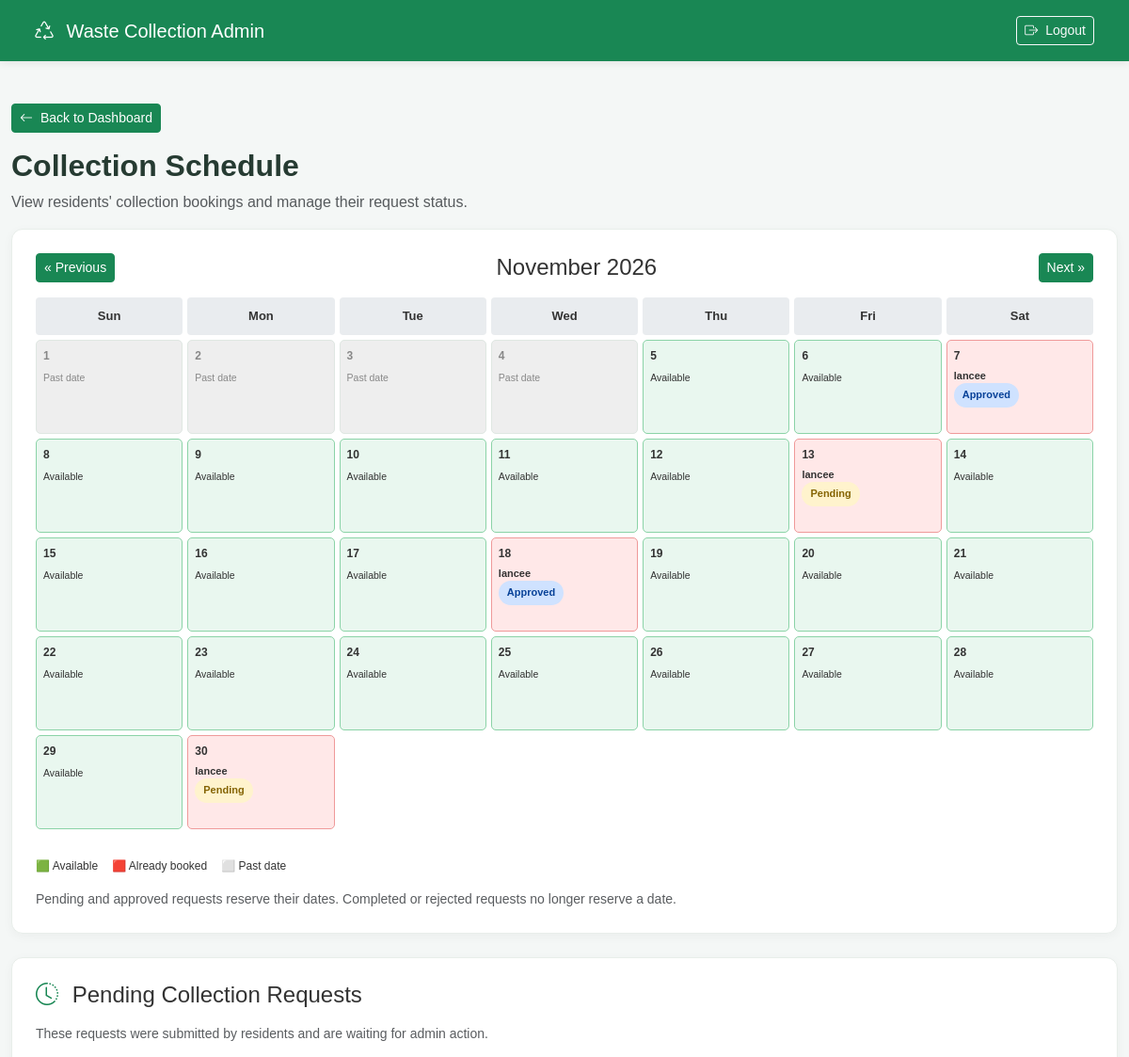
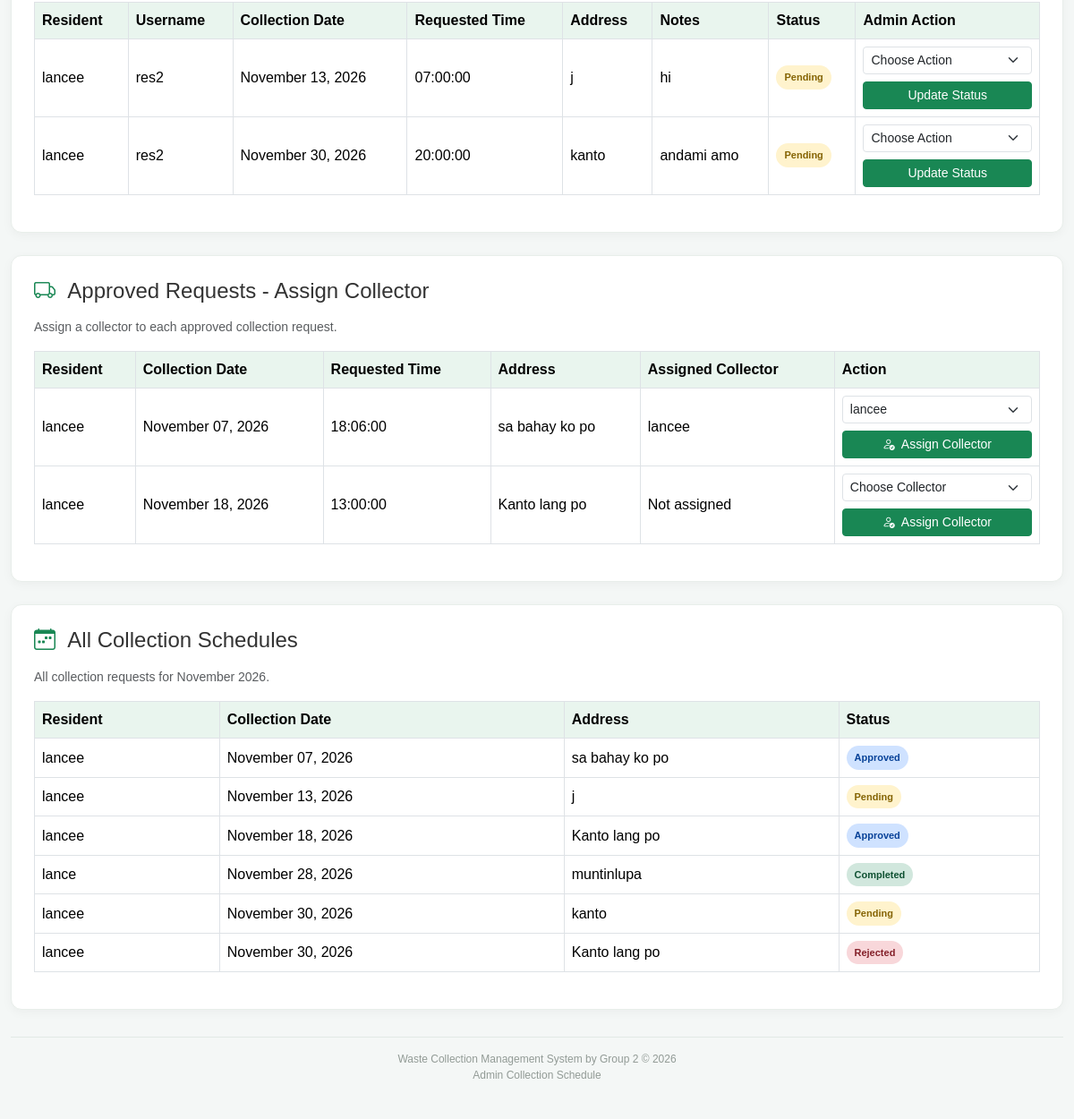
Screenshot of /system-main/wastesystem/admin/pickup_schedule.php (signed in) with the database file from the repository (2 pictures, top to bottom).
### tables this page shows
CREATE TABLE `collection_schedules` (
  `id` int(11) NOT NULL,
  `user_id` int(11) NOT NULL,
  `collector_id` int(11) DEFAULT NULL,
  `notes` text NOT NULL,
  `collection_date` date NOT NULL,
  `requested_time` time NOT NULL,
  `collection_address` varchar(255) NOT NULL,
  `status` enum('Rejected','Approved','Completed','Pending') NOT NULL DEFAULT 'Pending',
  `created_at` timestamp NOT NULL DEFAULT current_timestamp()
);

CREATE TABLE `users` (
  `id` int(11) NOT NULL,
  `fullname` varchar(255) NOT NULL,
  `users` varchar(255) NOT NULL,
  `password` varchar(255) NOT NULL,
  `role` varchar(11) NOT NULL
);

### system-main/wastesystem/admin/pickup_schedule.php (the view, shortened to what the rows shown need)
<?php
include "../config/database.php";
$month = isset($_GET["month"]) ? $_GET["month"] : date("Y-m");
$month_start = $month . "-01";
$month_end = date("Y-m-t", strtotime($month_start));
$days_in_month = (int) date("t", strtotime($month_start));
$schedules = [];
$stmt = $conn->prepare("
   SELECT
    cs.id,
    cs.user_id,
    cs.collection_date,
    cs.requested_time,
    cs.collection_address,
    cs.notes,
    cs.status,
    cs.created_at,
    u.fullname,
    u.users
    FROM collection_schedules cs
    LEFT JOIN users u ON cs.user_id = u.id
    WHERE cs.collection_date BETWEEN ? AND ?
    ORDER BY cs.collection_date ASC, cs.id DESC
");
$stmt->bind_param("ss", $month_start, $month_end);
$stmt->execute();
$result = $stmt->get_result();
while ($row = $result->fetch_assoc()) {
    $schedules[] = $row;
}
$booked_dates = [];
foreach ($schedules as $schedule) {
    if (
        $schedule["status"] === "Pending" ||
        $schedule["status"] === "Approved"
    ) {
        $date = $schedule["collection_date"];
        if (!isset($booked_dates[$date])) {
            $booked_dates[$date] = [];
        }
        $booked_dates[$date][] = $schedule;
    }
}
$pending_result = $conn->query("
   SELECT
    cs.id,
    cs.collection_date,
    cs.requested_time,
    cs.collection_address,
    cs.notes,
    cs.status,
    cs.created_at,
    u.fullname,
    u.users
    FROM collection_schedules cs
    LEFT JOIN users u ON cs.user_id = u.id
    WHERE cs.status = 'Pending'
    ORDER BY cs.collection_date ASC
");
$pending_schedules = [];
while ($row = $pending_result->fetch_assoc()) {
    $pending_schedules[] = $row;
}
$collectors = [];
$collector_result = $conn->query("
    SELECT id, fullname, users
    FROM users
    WHERE role = 'collector'
    ORDER BY fullname ASC
");
$approved_result = $conn->query("
    SELECT
        cs.id,
        cs.collection_date,
        cs.requested_time,
        cs.collection_address,
        cs.notes,
        cs.collector_id,
        u.fullname,
        u.users,
        c.fullname AS collector_name
    FROM collection_schedules cs
    LEFT JOIN users u ON cs.user_id = u.id
    LEFT JOIN users c ON cs.collector_id = c.id
    WHERE cs.status = 'Approved'
    ORDER BY cs.collection_date ASC, cs.requested_time ASC
");
$approved_schedules = [];
while ($row = $approved_result->fetch_assoc()) {
    $approved_schedules[] = $row;
}
while ($row = $collector_result->fetch_assoc()) {
    $collectors[] = $row;
}
$today = date("Y-m-d");
?>
<!DOCTYPE html>
<html lang="en">
<head>
    <link href="../assets/vendor/bootstrap/css/bootstrap.min.css" rel="stylesheet">
    <link rel="stylesheet"
        href="https://cdn.jsdelivr.net/npm/bootstrap-icons@1.11.3/font/bootstrap-icons.min.css">
</head>
<body>
    <main class="container page-container">
        <h2 class="page-title">Collection Schedule</h2>
        <section class="schedule-card">
            <div class="calendar-grid">
                <?php for ($day = 1; $day <= $days_in_month; $day++): ?>
                    <?php
                    $calendar_date = $month . "-" . str_pad($day, 2, "0", STR_PAD_LEFT);
                    $is_past = $calendar_date < $today;
                    $is_booked = isset($booked_dates[$calendar_date]);
                    if ($is_past) {
                        $day_class = "past";
                    } elseif ($is_booked) {
                        $day_class = "booked";
                    } else {
                        $day_class = "available";
                    }
                    ?>
                    <div class="calendar-day <?php echo $day_class; ?>">
                        <div class="day-number">
                            <?php echo $day; ?>
                        </div>
                        <?php if ($is_booked): ?>
                            <?php foreach ($booked_dates[$calendar_date] as $booking): ?>
                                <span class="calendar-name">
                                    <strong>
                                        <?php echo htmlspecialchars($booking["fullname"] ?? "Unknown Resident"); ?>
                                    </strong>
                                    <br>
                                    <span class="status-badge status-<?php echo strtolower($booking["status"]); ?>">
                                        <?php echo htmlspecialchars($booking["status"]); ?>
                                    </span>
                                </span>
                            <?php endforeach; ?>
                        <?php elseif ($is_past): ?>
                            <small>Past date</small>
                        <?php else: ?>
                            <small>Available</small>
                        <?php endif; ?>
                    </div>
                <?php endfor; ?>
            </div>
        </section>
        <section class="schedule-card">
            <div class="table-responsive">
                <table class="table table-bordered table-hover">
                    <thead>
                        <tr>
                            <th>Resident</th>
                            <th>Username</th>
                            <th>Collection Date</th>
                            <th>Requested Time</th>
                            <th>Address</th>
                            <th>Notes</th>
                            <th>Status</th>
                            <th>Admin Action</th>
                        </tr>
                    </thead>
                    <tbody>
                        <?php if (count($pending_schedules) > 0): ?>
                            <?php foreach ($pending_schedules as $schedule): ?>
                                <tr>
                                    <td>
                                        <?php echo htmlspecialchars($schedule["fullname"] ?? "Unknown Resident"); ?>
                                    </td>
                                    <td>
                                        <?php echo htmlspecialchars($schedule["users"] ?? "N/A"); ?>
                                    </td>
                                    <td>
                                        <?php
                                        echo htmlspecialchars(
                                            date("F d, Y", strtotime($schedule["collection_date"]))
                                        );
                                        ?>
                                    </td>
                                    <td>
                                        <?= htmlspecialchars($schedule["requested_time"] ?? ""); ?>
                                    </td>
                                    <td>
                                        <?php echo htmlspecialchars($schedule["collection_address"] ?? ""); ?>
                                    </td>
                                    <td>
                                        <?php echo htmlspecialchars($schedule["notes"] ?? ""); ?>
                                    </td>
                                    <td>
                                        <span class="status-badge status-pending">
                                            Pending
                                        </span>
                                    </td>
                                    <td>
                                        <form method="POST" action="" class="d-flex flex-column gap-2">
                                            <select name="status"
                                                    class="form-select form-select-sm"
                                                    required>
                                                <option value="">Choose Action</option>
                                            </select>
                                            <button type="submit"
                                                    class="btn btn-success btn-sm">
                                                Update Status
                                            </button>
                                        </form>
                                    </td>
                                </tr>
                            <?php endforeach; ?>
                        <?php endif; ?>
                    </tbody>
                </table>
            </div>
        </section>
<section class="schedule-card">
    <div class="table-responsive">
        <table class="table table-bordered table-hover">
            <thead>
                <tr>
                    <th>Resident</th>
                    <th>Collection Date</th>
                    <th>Requested Time</th>
                    <th>Address</th>
                    <th>Assigned Collector</th>
                    <th>Action</th>
                </tr>
            </thead>
            <tbody>
                <?php if (count($approved_schedules) > 0): ?>
                    <?php foreach ($approved_schedules as $schedule): ?>
                        <tr>
                            <td>
                                <?= htmlspecialchars($schedule["fullname"] ?? "Unknown Resident"); ?>
                            </td>
                            <td>
                                <?= htmlspecialchars(date("F d, Y", strtotime($schedule["collection_date"]))); ?>
                            </td>
                            <td>
                                <?= htmlspecialchars($schedule["requested_time"] ?? ""); ?>
                            </td>
                            <td>
                                <?= htmlspecialchars($schedule["collection_address"] ?? ""); ?>
                            </td>
                            <td>
                                <?= htmlspecialchars($schedule["collector_name"] ?? "Not assigned"); ?>
                            </td>
                            <td>
                                <form method="POST" class="d-flex flex-column gap-2">
                                    <select name="collector_id"
                                            class="form-select form-select-sm"
                                            required>
                                        <option value="">Choose Collector</option>
                                        <?php foreach ($collectors as $collector): ?>
                                            <option value="<?= (int) $collector["id"]; ?>"
                                                <?= ((int) $schedule["collector_id"] === (int) $collector["id"]) ? "selected" : ""; ?>>
                                                <?= htmlspecialchars($collector["fullname"]); ?>
                                            </option>
                                        <?php endforeach; ?>
                                    </select>
                                    <button type="submit" class="btn btn-success btn-sm">
                                        <i class="bi bi-person-check me-1"></i>
                                        Assign Collector
                                    </button>
                                </form>
                            </td>
                        </tr>
                    <?php endforeach; ?>
                <?php endif; ?>
            </tbody>
        </table>
    </div>
</section>
        <section class="schedule-card">
            <div class="table-responsive">
                <table class="table table-bordered table-hover">
                    <thead>
                        <tr>
                            <th>Resident</th>
                            <th>Collection Date</th>
                            <th>Address</th>
                            <th>Status</th>
                        </tr>
                    </thead>
                    <tbody>
                        <?php if (count($schedules) > 0): ?>
                            <?php foreach ($schedules as $schedule): ?>
                                <tr>
                                    <td>
                                        <?php echo htmlspecialchars($schedule["fullname"] ?? "Unknown Resident"); ?>
                                    </td>
                                    <td>
                                        <?php
                                        echo htmlspecialchars(
                                            date("F d, Y", strtotime($schedule["collection_date"]))
                                        );
                                        ?>
                                    </td>
                                    <td>
                                        <?php echo htmlspecialchars($schedule["collection_address"] ?? ""); ?>
                                    </td>
                                    <td>
                                        <?php
                                        $status_class = "status-pending";
                                        if ($schedule["status"] === "Approved") {
                                            $status_class = "status-approved";
                                        } elseif ($schedule["status"] === "Completed") {
                                            $status_class = "status-completed";
                                        } elseif ($schedule["status"] === "Rejected") {
                                            $status_class = "status-rejected";
                                        }
                                        ?>
                                        <span class="status-badge <?php echo $status_class; ?>">
                                            <?php echo htmlspecialchars($schedule["status"]); ?>
                                        </span>
                                    </td>
                                </tr>
                            <?php endforeach; ?>
                        <?php endif; ?>
                    </tbody>
                </table>
            </div>
        </section>
    </main>
</body>
</html>

### rows the page displays
collection_schedules: user.fullname "lancee", status "Approved", collection_date "November 07, 2026", requested_time "18:06:00", collection_address "sa bahay ko po", collector.fullname "lancee", collector_id "lancee"
collection_schedules: user.fullname "lancee", status "Pending", user.users "res2", collection_date "November 13, 2026", requested_time "07:00:00", collection_address "j", notes "hi"
collection_schedules: user.fullname "lancee", status "Approved", collection_date "November 18, 2026", requested_time "13:00:00", collection_address "Kanto lang po", collector_name "Not assigned"
collection_schedules: user.fullname "lancee", status "Pending", user.users "res2", collection_date "November 30, 2026", requested_time "20:00:00", collection_address "kanto", notes "andami amo"
collection_schedules: user.fullname "lance", collection_date "November 28, 2026", collection_address "muntinlupa", status "Completed"
collection_schedules: user.fullname "lancee", collection_date "November 30, 2026", collection_address "Kanto lang po", status "Rejected"

### other values shown
$month_label "November 2026"
$weekday "Sun"
$weekday "Mon"
$weekday "Tue"
$weekday "Wed"
$weekday "Thu"
$weekday "Fri"
$weekday "Sat"
